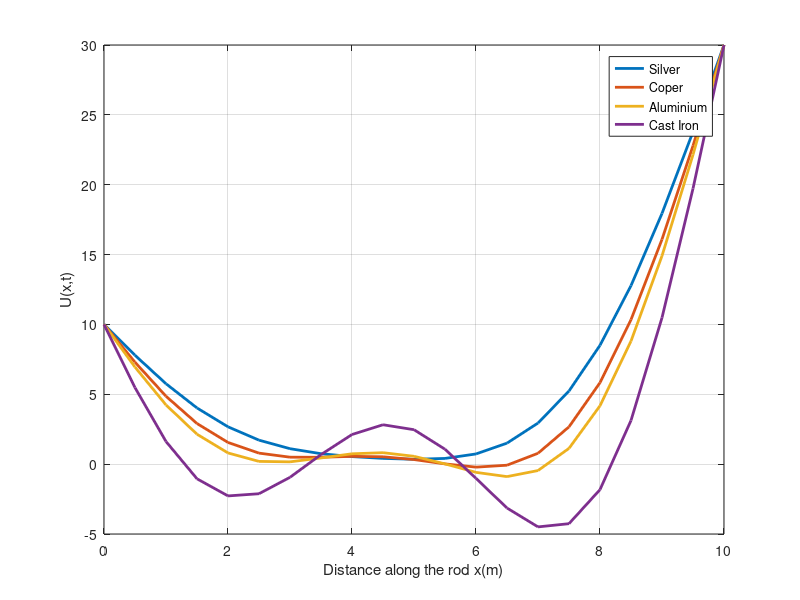

Reproduce this figure in MATLAB.
clc;clear all;
materials={'Silver','Coper','Aluminium','Cast Iron'};
t=1;

a_vals=[1.71,1.14,0.86,0.12];
 x_val=0:0.5:10;

for m=1:4
    a=a_vals(m);
    
    U = zeros(size(x_val));
   i=1;
for x=x_val
     u_steady=10+2*x;
     u_transient=0;

for n=1:3
    
    term = ( (3*(-1).^n - 1) / n) * sin(n * pi * x/ 10) * exp(-a * n.^2 * pi.^2 * t / 100);
    u_transient=u_transient+term;

end 
U(i)=u_steady+(20/pi)*u_transient;
i=i+1;

end
plot(x_val,U,'LineWidth',2);
hold on;
end
grid on
xlabel("Distance along the rod x(m)")
ylabel("U(x,t)")
legend(materials)
